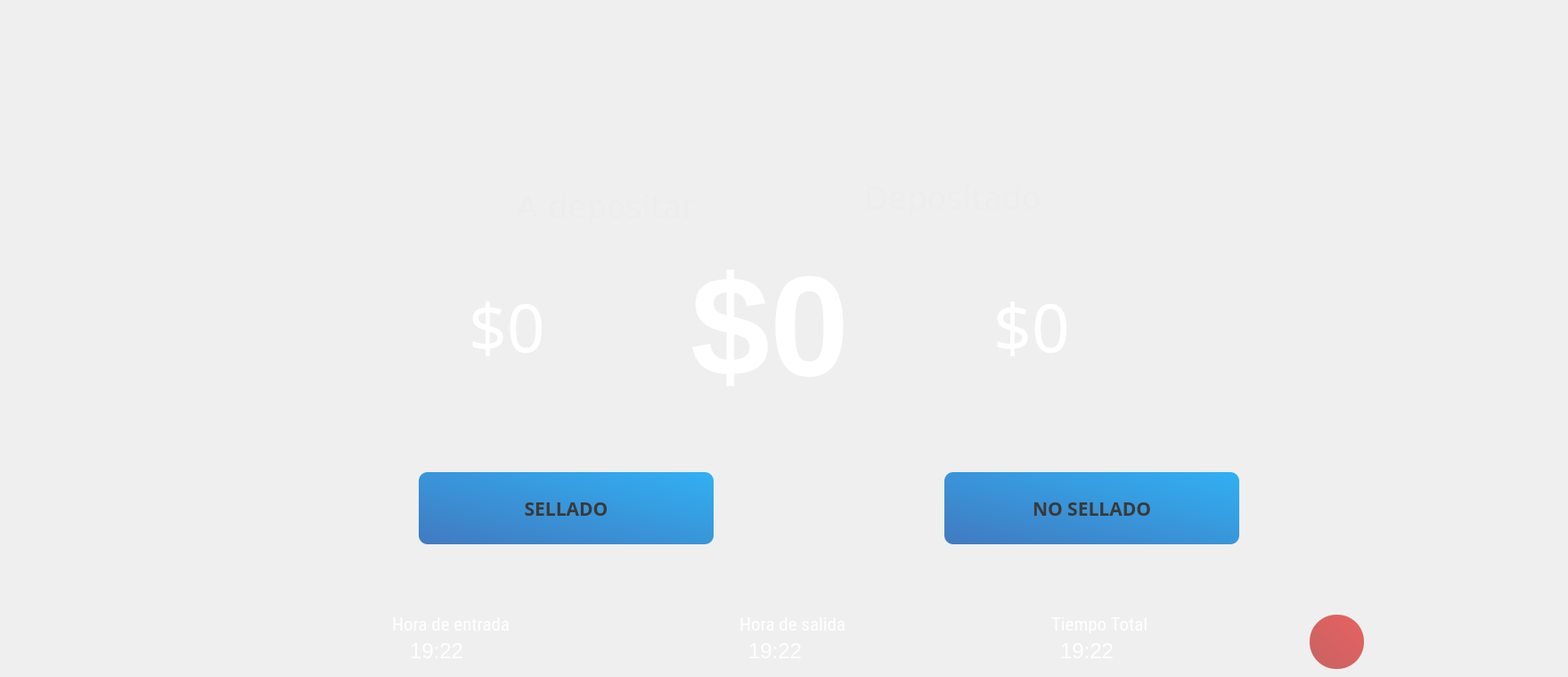
   <widget class="QWidget" name="page_14">
    <widget class="QGroupBox" name="gdepositar_10">
     <property name="geometry">
      <rect>
       <x>370</x>
       <y>0</y>
       <width>1381</width>
       <height>121</height>
      </rect>
     </property>
     <property name="styleSheet">
      <string notr="true">background-color:transparent;
;border-radius:10%;</string>
     </property>
     <property name="title">
      <string/>
     </property>
     <widget class="QLabel" name="label_100">
      <property name="geometry">
       <rect>
        <x>-29</x>
        <y>-40</y>
        <width>251</width>
        <height>21</height>
       </rect>
      </property>
      <property name="font">
       <font>
        <family>Sans Serif</family>
        <pointsize>16</pointsize>
        <weight>75</weight>
        <italic>false</italic>
        <bold>true</bold>
       </font>
      </property>
      <property name="styleSheet">
       <string notr="true">background-color:transparent;
color:rgb(101, 179, 0)</string>
      </property>
      <property name="text">
       <string/>
      </property>
     </widget>
     <widget class="QLabel" name="label_50">
      <property name="geometry">
       <rect>
        <x>860</x>
        <y>10</y>
        <width>101</width>
        <height>91</height>
       </rect>
      </property>
      <property name="styleSheet">
       <string notr="true">background-color:transparent;</string>
      </property>
      <property name="text">
       <string/>
      </property>
      <property name="pixmap">
       <pixmap>../iconos/parking-time.png</pixmap>
      </property>
      <property name="scaledContents">
       <bool>true</bool>
      </property>
     </widget>
    </widget>
    <widget class="QPushButton" name="bnosellado">
     <property name="enabled">
      <bool>true</bool>
     </property>
     <property name="geometry">
      <rect>
       <x>1060</x>
       <y>530</y>
       <width>331</width>
       <height>81</height>
      </rect>
     </property>
     <property name="font">
      <font>
       <family>Ubuntu Mono</family>
       <pointsize>16</pointsize>
       <weight>75</weight>
       <italic>false</italic>
       <bold>true</bold>
       <underline>false</underline>
      </font>
     </property>
     <property name="toolTip">
      <string>Ayuda</string>
     </property>
     <property name="whatsThis">
      <string extracomment="help"/>
     </property>
     <property name="styleSheet">
      <string notr="true">background-color: rgb(128, 128, 128);
background-color:rgb(220, 220, 220);
color:rgb(57, 57, 57);
background-color:qlineargradient(spread:pad, x1:1, y1:0, x2:0, y2:1, stop:0 rgba(49, 176, 243, 255), stop:1 rgba(65, 122, 192, 255));

border-radius:10%;</string>
     </property>
     <property name="text">
      <string>NO SELLADO</string>
     </property>
     <property name="icon">
      <iconset>
       <normaloff>../iconos/tick.png</normaloff>../iconos/tick.png</iconset>
     </property>
     <property name="iconSize">
      <size>
       <width>40</width>
       <height>40</height>
      </size>
     </property>
     <property name="toolTipDuration" stdset="0">
      <number>3</number>
     </property>
    </widget>
    <widget class="QPushButton" name="bcancelarPago">
     <property name="enabled">
      <bool>true</bool>
     </property>
     <property name="geometry">
      <rect>
       <x>1470</x>
       <y>690</y>
       <width>61</width>
       <height>61</height>
      </rect>
     </property>
     <property name="font">
      <font>
       <family>Ubuntu Mono</family>
       <pointsize>16</pointsize>
       <weight>75</weight>
       <italic>false</italic>
       <bold>true</bold>
       <underline>false</underline>
      </font>
     </property>
     <property name="toolTip">
      <string>Ayuda</string>
     </property>
     <property name="whatsThis">
      <string extracomment="help"/>
     </property>
     <property name="styleSheet">
      <string notr="true">background-color: rgb(128, 128, 128);
background-color:rgb(220, 220, 220);
color:rgb(57, 57, 57);
background-color:qlineargradient(spread:pad, x1:1, y1:0, x2:0, y2:1, stop:0 rgba(231, 98, 98, 255), stop:1 rgba(200, 98, 98, 255));

border-radius:30%;</string>
     </property>
     <property name="text">
      <string/>
     </property>
     <property name="icon">
      <iconset>
       <normaloff>../iconos/cancel.png</normaloff>../iconos/cancel.png</iconset>
     </property>
     <property name="iconSize">
      <size>
       <width>30</width>
       <height>30</height>
      </size>
     </property>
     <property name="toolTipDuration" stdset="0">
      <number>3</number>
     </property>
    </widget>
    <widget class="QLabel" name="he">
     <property name="geometry">
      <rect>
       <x>460</x>
       <y>720</y>
       <width>171</width>
       <height>21</height>
      </rect>
     </property>
     <property name="font">
      <font>
       <family>Ubuntu</family>
       <pointsize>18</pointsize>
       <weight>50</weight>
       <italic>false</italic>
       <bold>false</bold>
      </font>
     </property>
     <property name="styleSheet">
      <string notr="true">background-color:transparent;
color:rgb(255,255,255);
</string>
     </property>
     <property name="text">
      <string>19:22</string>
     </property>
    </widget>
    <widget class="QLabel" name="hs_45">
     <property name="geometry">
      <rect>
       <x>440</x>
       <y>690</y>
       <width>221</width>
       <height>21</height>
      </rect>
     </property>
     <property name="font">
      <font>
       <family>Roboto Condensed</family>
       <pointsize>16</pointsize>
       <weight>50</weight>
       <italic>false</italic>
       <bold>false</bold>
      </font>
     </property>
     <property name="styleSheet">
      <string notr="true">background-color:transparent;
color:rgb(255,255,255);
</string>
     </property>
     <property name="text">
      <string>Hora de entrada</string>
     </property>
    </widget>
    <widget class="QLabel" name="ttotal">
     <property name="geometry">
      <rect>
       <x>1190</x>
       <y>720</y>
       <width>171</width>
       <height>21</height>
      </rect>
     </property>
     <property name="font">
      <font>
       <family>Ubuntu</family>
       <pointsize>18</pointsize>
       <weight>50</weight>
       <italic>false</italic>
       <bold>false</bold>
      </font>
     </property>
     <property name="styleSheet">
      <string notr="true">background-color:transparent;
color:rgb(255,255,255);
</string>
     </property>
     <property name="text">
      <string>19:22</string>
     </property>
    </widget>
    <widget class="QLabel" name="hs_46">
     <property name="geometry">
      <rect>
       <x>1180</x>
       <y>690</y>
       <width>191</width>
       <height>21</height>
      </rect>
     </property>
     <property name="font">
      <font>
       <family>Roboto Condensed</family>
       <pointsize>16</pointsize>
       <weight>50</weight>
       <italic>false</italic>
       <bold>false</bold>
      </font>
     </property>
     <property name="styleSheet">
      <string notr="true">background-color:transparent;
color:rgb(255,255,255);
</string>
     </property>
     <property name="text">
      <string>Tiempo Total</string>
     </property>
    </widget>
    <widget class="QLabel" name="hs">
     <property name="geometry">
      <rect>
       <x>840</x>
       <y>720</y>
       <width>171</width>
       <height>21</height>
      </rect>
     </property>
     <property name="font">
      <font>
       <family>Ubuntu</family>
       <pointsize>18</pointsize>
       <weight>50</weight>
       <italic>false</italic>
       <bold>false</bold>
      </font>
     </property>
     <property name="styleSheet">
      <string notr="true">background-color:transparent;
color:rgb(255,255,255);
</string>
     </property>
     <property name="text">
      <string>19:22</string>
     </property>
    </widget>
    <widget class="QLabel" name="hs_47">
     <property name="geometry">
      <rect>
       <x>830</x>
       <y>690</y>
       <width>191</width>
       <height>21</height>
      </rect>
     </property>
     <property name="font">
      <font>
       <family>Roboto Condensed</family>
       <pointsize>16</pointsize>
       <weight>50</weight>
       <italic>false</italic>
       <bold>false</bold>
      </font>
     </property>
     <property name="styleSheet">
      <string notr="true">background-color:transparent;
color:rgb(255,255,255);
</string>
     </property>
     <property name="text">
      <string>Hora de salida</string>
     </property>
    </widget>
    <widget class="QLabel" name="nomPlaza_4">
     <property name="geometry">
      <rect>
       <x>580</x>
       <y>210</y>
       <width>254</width>
       <height>46</height>
      </rect>
     </property>
     <property name="font">
      <font>
       <family>Verdana</family>
       <pointsize>26</pointsize>
       <weight>50</weight>
       <bold>false</bold>
      </font>
     </property>
     <property name="styleSheet">
      <string notr="true">background-color:transparent;
color:rgb(101, 179, 0);
color:rgb(237, 237, 237)</string>
     </property>
     <property name="text">
      <string>A depositar</string>
     </property>
    </widget>
    <widget class="QLabel" name="nomPlaza_7">
     <property name="geometry">
      <rect>
       <x>970</x>
       <y>200</y>
       <width>254</width>
       <height>46</height>
      </rect>
     </property>
     <property name="font">
      <font>
       <family>Verdana</family>
       <pointsize>26</pointsize>
       <weight>50</weight>
       <bold>false</bold>
      </font>
     </property>
     <property name="styleSheet">
      <string notr="true">background-color:transparent;
color:rgb(101, 179, 0);
color:rgb(237, 237, 237)</string>
     </property>
     <property name="text">
      <string>Depositado</string>
     </property>
    </widget>
    <widget class="QWidget" name="layoutWidget_28">
     <property name="geometry">
      <rect>
       <x>370</x>
       <y>260</y>
       <width>1071</width>
       <height>212</height>
      </rect>
     </property>
     <layout class="QGridLayout" name="gridLayout_19">
      <item row="0" column="1">
       <spacer name="horizontalSpacer_37">
        <property name="orientation">
         <enum>Qt::Horizontal</enum>
        </property>
        <property name="sizeHint" stdset="0">
         <size>
          <width>40</width>
          <height>20</height>
         </size>
        </property>
       </spacer>
      </item>
      <item row="0" column="10">
       <widget class="QLabel" name="label_51">
        <property name="styleSheet">
         <string notr="true">background-color:transparent;</string>
        </property>
        <property name="text">
         <string/>
        </property>
       </widget>
      </item>
      <item row="0" column="5">
       <spacer name="horizontalSpacer_38">
        <property name="orientation">
         <enum>Qt::Horizontal</enum>
        </property>
        <property name="sizeHint" stdset="0">
         <size>
          <width>40</width>
          <height>20</height>
         </size>
        </property>
       </spacer>
      </item>
      <item row="0" column="2" colspan="2">
       <widget class="QLabel" name="lcobrar">
        <property name="sizePolicy">
         <sizepolicy hsizetype="MinimumExpanding" vsizetype="Preferred">
          <horstretch>0</horstretch>
          <verstretch>0</verstretch>
         </sizepolicy>
        </property>
        <property name="maximumSize">
         <size>
          <width>620</width>
          <height>16777212</height>
         </size>
        </property>
        <property name="font">
         <font>
          <family>Sans</family>
          <pointsize>56</pointsize>
          <weight>50</weight>
          <italic>false</italic>
          <bold>false</bold>
         </font>
        </property>
        <property name="styleSheet">
         <string notr="true">background-color:transparent;
color:rgb(255, 255, 255);
border-radius:40%</string>
        </property>
        <property name="lineWidth">
         <number>3</number>
        </property>
        <property name="text">
         <string>$0</string>
        </property>
       </widget>
      </item>
      <item row="0" column="6">
       <widget class="QLabel" name="lcine">
        <property name="sizePolicy">
         <sizepolicy hsizetype="MinimumExpanding" vsizetype="Preferred">
          <horstretch>0</horstretch>
          <verstretch>0</verstretch>
         </sizepolicy>
        </property>
        <property name="maximumSize">
         <size>
          <width>620</width>
          <height>16777212</height>
         </size>
        </property>
        <property name="font">
         <font>
          <family>Ubuntu</family>
          <pointsize>120</pointsize>
          <weight>75</weight>
          <italic>false</italic>
          <bold>true</bold>
         </font>
        </property>
        <property name="styleSheet">
         <string notr="true">background-color:transparent;
color:white;
border-radius:40%</string>
        </property>
        <property name="lineWidth">
         <number>3</number>
        </property>
        <property name="text">
         <string>$0</string>
        </property>
       </widget>
      </item>
      <item row="0" column="7">
       <spacer name="horizontalSpacer_39">
        <property name="orientation">
         <enum>Qt::Horizontal</enum>
        </property>
        <property name="sizeHint" stdset="0">
         <size>
          <width>40</width>
          <height>20</height>
         </size>
        </property>
       </spacer>
      </item>
      <item row="0" column="8">
       <widget class="QLabel" name="lsegundoCosto2">
        <property name="enabled">
         <bool>true</bool>
        </property>
        <property name="sizePolicy">
         <sizepolicy hsizetype="MinimumExpanding" vsizetype="Preferred">
          <horstretch>0</horstretch>
          <verstretch>0</verstretch>
         </sizepolicy>
        </property>
        <property name="maximumSize">
         <size>
          <width>620</width>
          <height>16777212</height>
         </size>
        </property>
        <property name="font">
         <font>
          <family>Sans</family>
          <pointsize>56</pointsize>
          <weight>50</weight>
          <italic>false</italic>
          <bold>false</bold>
         </font>
        </property>
        <property name="styleSheet">
         <string notr="true">background-color:transparent;
color:white;
border-radius:40%</string>
        </property>
        <property name="lineWidth">
         <number>3</number>
        </property>
        <property name="text">
         <string>$0</string>
        </property>
       </widget>
      </item>
      <item row="0" column="9">
       <spacer name="horizontalSpacer_40">
        <property name="orientation">
         <enum>Qt::Horizontal</enum>
        </property>
        <property name="sizeHint" stdset="0">
         <size>
          <width>40</width>
          <height>20</height>
         </size>
        </property>
       </spacer>
      </item>
     </layout>
    </widget>
    <widget class="QPushButton" name="bsellado">
     <property name="geometry">
      <rect>
       <x>470</x>
       <y>530</y>
       <width>331</width>
       <height>81</height>
      </rect>
     </property>
     <property name="font">
      <font>
       <family>Ubuntu Mono</family>
       <pointsize>16</pointsize>
       <weight>75</weight>
       <italic>false</italic>
       <bold>true</bold>
       <underline>false</underline>
      </font>
     </property>
     <property name="toolTip">
      <string>Ayuda</string>
     </property>
     <property name="whatsThis">
      <string extracomment="help"/>
     </property>
     <property name="styleSheet">
      <string notr="true">background-color: rgb(128, 128, 128);
background-color:rgb(220, 220, 220);
color:rgb(57, 57, 57);
background-color:qlineargradient(spread:pad, x1:1, y1:0, x2:0, y2:1, stop:0 rgba(49, 176, 243, 255), stop:1 rgba(65, 122, 192, 255));

border-radius:10%;</string>
     </property>
     <property name="text">
      <string>SELLADO</string>
     </property>
     <property name="icon">
      <iconset>
       <normaloff>../iconos/tick.png</normaloff>../iconos/tick.png</iconset>
     </property>
     <property name="iconSize">
      <size>
       <width>40</width>
       <height>40</height>
      </size>
     </property>
     <property name="toolTipDuration" stdset="0">
      <number>3</number>
     </property>
    </widget>
   </widget>
